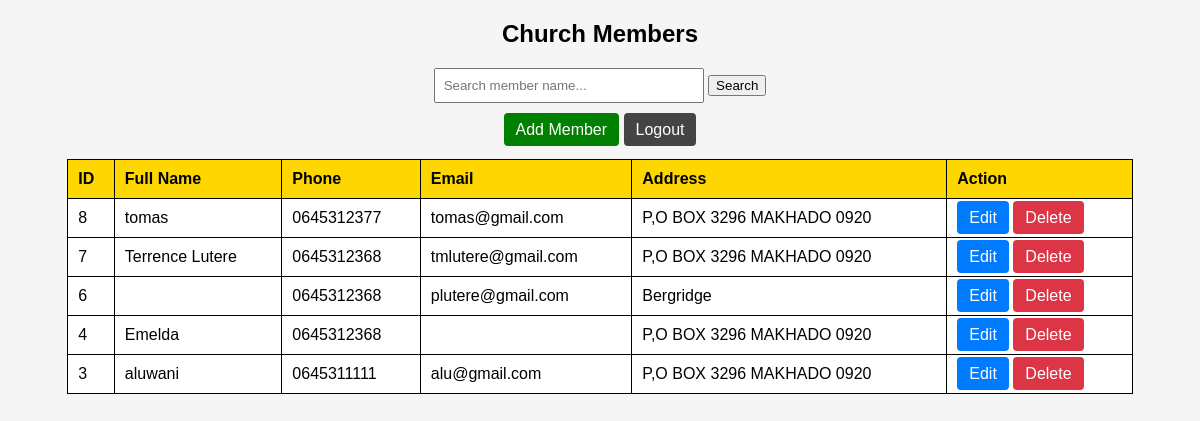
The page /admin/view_members.php (signed in) on the database its author committed.
### tables this page shows
CREATE TABLE `members` (
  `id` int(11) NOT NULL,
  `full_name` varchar(150) NOT NULL,
  `phone` varchar(20) NOT NULL,
  `email` varchar(120) NOT NULL,
  `address` text NOT NULL
);

### public/admin/view_members.php (the view, shortened to what this page needs)
<?php
require_once __DIR__ . '/../../includes/db.php';
if(isset($_GET['search']) && $_GET['search'] != ''){
    $search = mysqli_real_escape_string($conn, $_GET['search']);
    $sql = "SELECT * FROM members WHERE full_name LIKE '%$search%' ORDER BY id DESC";
} else {
    $sql = "SELECT * FROM members ORDER BY id DESC";
}
$result = mysqli_query($conn, $sql);
?>
<!DOCTYPE html>
<html>
<head>
</head>
<body>
<h2>Church Members</h2>
<div class="top-bar">
    <form method="GET">
        <input type="text" name="search" placeholder="Search member name...">
        <button type="submit">Search</button>
    </form>
    <br>
    <a class="btn add" href="add_member.php">Add Member</a>
    <a class="btn logout" href="logout.php">Logout</a>
</div>
<table>
<tr>
    <th>ID</th>
    <th>Full Name</th>
    <th>Phone</th>
    <th>Email</th>
    <th>Address</th>
    <th>Action</th>
</tr>
<?php while($row = mysqli_fetch_assoc($result)) { ?>
<tr>
    <td><?php echo $row['id']; ?></td>
    <td><?php echo $row['full_name']; ?></td>
    <td><?php echo $row['phone']; ?></td>
    <td><?php echo $row['email']; ?></td>
    <td><?php echo $row['address']; ?></td>
    <td>
        <a class="btn edit" href="edit_member.php?id=<?php echo $row['id']; ?>">Edit</a>
        <a class="btn delete" href="delete_member.php?id=<?php echo $row['id']; ?>" onclick="return confirm('Delete this member?')">Delete</a>
    </td>
</tr>
<?php } ?>
</table>
</body>
</html>

### public/admin/view_members.php (style rules this page uses)
body { font-family: Arial; background:#f5f5f5; }
h2 { text-align:center; }
table { border-collapse:collapse; width:90%; margin:auto; background:white; }
th, td { border:1px solid black; padding:10px; text-align:left; }
th { background:gold; }
.top-bar { width:90%; margin:20px auto; text-align:center; }
.btn { padding:8px 12px; text-decoration:none; color:white; border-radius:4px; }
.edit { background:#007bff; }
.delete { background:#dc3545; }
.add { background:green; }
.logout { background:#444; }
input[type=text] { padding:8px; width:250px; }

### rows shown on the page
members: id "8", full_name "tomas", phone "0645312377", email "tomas@gmail.com", address "P,O BOX 3296 MAKHADO 0920"
members: id "7", full_name "Terrence Lutere", phone "0645312368", email "tmlutere@gmail.com", address "P,O BOX 3296 MAKHADO 0920"
members: id "6", phone "0645312368", email "plutere@gmail.com", address "Bergridge"
members: id "4", full_name "Emelda", phone "0645312368", address "P,O BOX 3296 MAKHADO 0920"
members: id "3", full_name "aluwani", phone "0645311111", email "alu@gmail.com", address "P,O BOX 3296 MAKHADO 0920"
